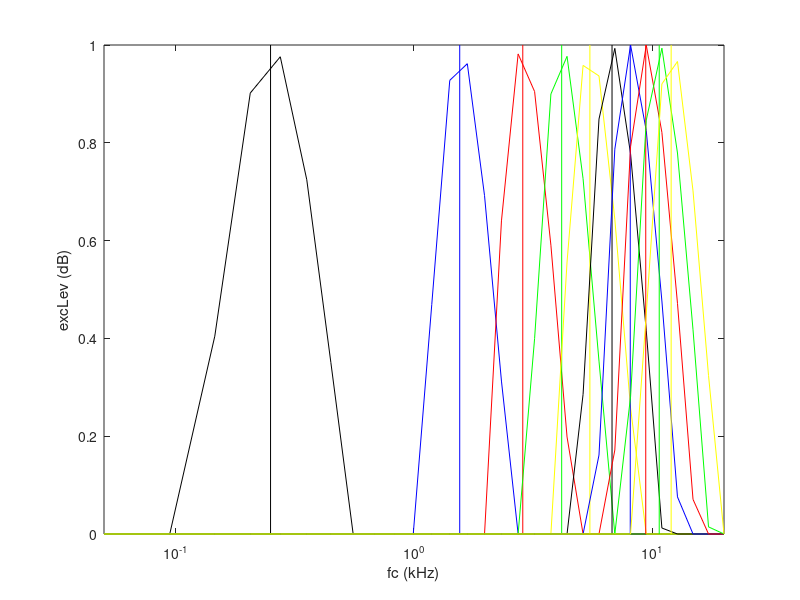

Here is the MATLAB script that generated this plot:
function data = LogVsLinModel
figure(1), clf

StimHighFreq = 12;
StimLowFreq = 0.25;
StimSteps = 10;
% compF = logspace(log10(StimLowFreq),log10(StimHighFreq),StimSteps)
compF = linspace(StimLowFreq,StimHighFreq,StimSteps)
% compF = 1;
compLev= ones(size(compF));
C=0.06;
plotC = {'k','b','r','g','y'}; % Cell array of colros.

plotC = repmat(plotC,1,round(length(compF))./(StimSteps./2));

for i = 1:length(compF)
    excPat  = funROEX(compF(i),compLev(i),C,@funF2NErb,@funNErb2F,@funErb);
    figure(1)
    plot(excPat.VoxelFreqC,excPat.excLev,'Color',plotC{i}), set(gca,'XScale','log'), axis tight, xlabel('fc (kHz)'), ylabel('excLev (dB)')
    hold on
    line(repmat(compF(i),1,2),[min(ylim) compLev(i)],'Color',plotC{i})
end
end

function VoxelResponse = funROEX(compF,compLev,C,magDomain,magScale2F,magFilterWidth)
% compF/compLev are the frequencyies and levels of the stimulus frequency
% components; Ctip/Ctail are teh widths of the tip and tail roex filters; W
% is the relative gain of the tail filter;

compInt = 10.^(compLev/10);

HighFreq = 20;
LowFreq = 0.05;

Gradient = 30; % length of gradient in mm
Resolution = 1;  % resolution of image in mm
nVoxels = Gradient/Resolution;
VoxelResponse.magScale = linspace(magDomain(LowFreq),magDomain(HighFreq),nVoxels); % Linearly space in magnification scale domain (ERB, FS, LOG, LIN)
% excPat.nErb = linspace(funF2NErb(LowFreq),funF2NErb(HighFreq),nVoxels);
% excPat.nErb = funF2NErb(LowFreq):NeuronSpacing:funF2NErb(HighFreq);
VoxelResponse.VoxelFreqC = magScale2F(VoxelResponse.magScale);   % Voxel Characterisic Frequency - Convert maginification scale values to frequency values (kHz)
% excPat.fc = funNErb2F(excPat.magScale);
VoxelResponse.erb = magFilterWidth(VoxelResponse.VoxelFreqC);
% excPat.erb = funErb(excPat.VoxelFreqC);
VoxelResponse.p = C*4*VoxelResponse.VoxelFreqC./VoxelResponse.erb;

VoxelResponse.excInt = zeros(1,length(VoxelResponse.VoxelFreqC));
for I = 1:length(VoxelResponse.VoxelFreqC)
    for II = 1:length(compF)
        g = abs((compF(II)-VoxelResponse.VoxelFreqC(I))/VoxelResponse.VoxelFreqC(I));
        fw=(1+(VoxelResponse.p(I)*g)).*exp(-VoxelResponse.p(I)*g); %Two parameter roex
        VoxelResponse.excInt(I) = VoxelResponse.excInt(I)+fw*compInt(II);
    end
end
VoxelResponse.excLev = 10*log10(max(VoxelResponse.excInt,1)); % Threshold intensity response and convert to dB
end
function erb = funErb(f)
% Erb (in kHz) according to Glasberg and Moore 1990 as a function of frequency, f (in kHz);
% f can be a vector.

erb = 24.67*(4.37*f+1)/1000;
end
function f = funNErb2F(nErb)
% Converts Erb number (nErb) to frequency, f (in kHz); nErb can be a vector.

f = (10.^(nErb*24.67*4.37/(1000*log(10)))-1)/4.37;
end
function nErb = funF2NErb(f)
% Converts frequency, f (in kHz), to Erb number (nErb) according to Glasberg and Moore 1990;
% f can be a vector; nErb = integral from f = 0 to f of 1/erb(f).

nErb = 1000*log(10)/(24.67*4.37)*log10(4.37*f+1);
end

    function erb = lcfErb(f)
        % ***** lcfErb *****
        % ERBs as per Glasberg and Moore (1990);
        A = 24.7/1000; B = 4.37;
        erb = A*(B*f+1);
    end
    function nerb = lcfNErb(f)
        % ***** lcfNErb *****
        % Converts frequency to ERB number;
        A = 24.7/1000; B = 4.37;
        nerb = 1/(A*B)*log(B*f+1);
    end
        function f = lcfInvNErb(nerb)
        % ***** lcfInvNErb *****
        % Converts ERB number to frequency;
        A = 24.7/1000; B = 4.37;
        f = 1/B*(exp(A*B*nerb)-1);
    end
